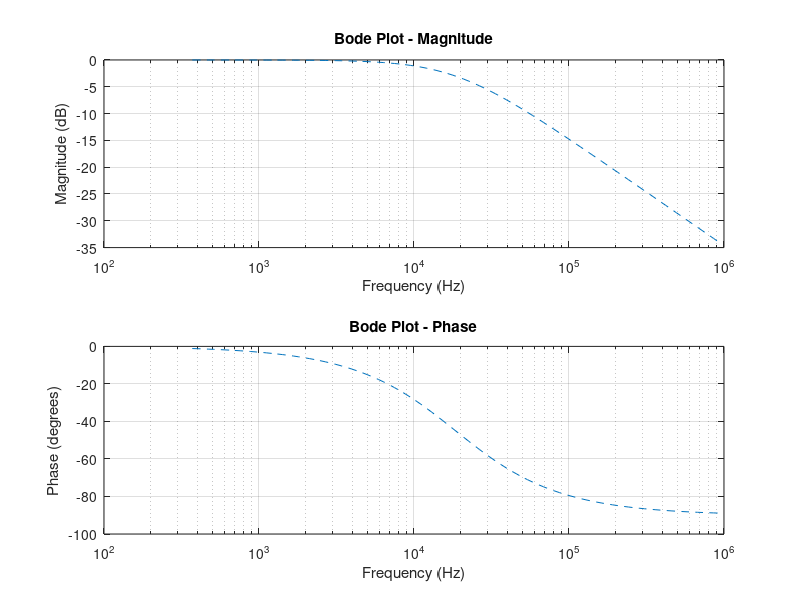

MATLAB code to generate this figure:
% Constants
R = 3900; % Resistance in Ohms
C = 0.0022e-6; % Capacitance in Farads

% Compute break frequency
fc = 1 / (2 * pi * R * C);

% Generate frequency range
f = logspace(log10(0.02*fc), log10(50*fc), 100);

% Compute magnitude and phase
omega = 2 * pi * f;
H = 1 ./ (1 + 1i*omega*R*C);
magnitude = 20*log10(abs(H)); % Convert magnitude to decibels
phase = angle(H) * (180/pi); % Convert phase to degrees

% Plot Bode plot
subplot(2,1,1); % Upper plot for magnitude
semilogx(f, magnitude, '--');
grid on;
xlabel('Frequency (Hz)');
ylabel('Magnitude (dB)');
title('Bode Plot - Magnitude');

subplot(2,1,2); % Lower plot for phase
semilogx(f, phase, '--');
grid on;
xlabel('Frequency (Hz)');
ylabel('Phase (degrees)');
title('Bode Plot - Phase');
